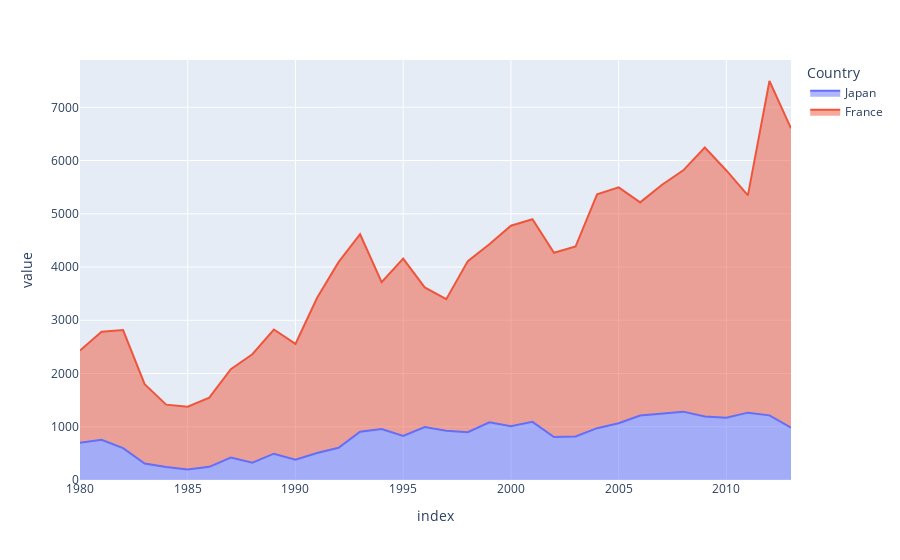

Notebook source saved alongside this figure:
### Code cell
Country.loc[['Japan','France']].T.plot(
    kind='area',backend='plotly'
)

### Figure 1 — Plotly figure (JSON) as saved in the notebook; plotly's stock layout.template omitted (floating-point values rounded to 4 significant figures)
{"data": [{"fillpattern": {"shape": ""}, "hovertemplate": "Country=Japan<br>index=%{x}<br>value=%{y}<extra></extra>", "legendgroup": "Japan", "line": {"color": "#636efa"}, "marker": {"symbol": "circle"}, "mode": "lines", "name": "Japan", "orientation": "v", "showlegend": true, "stackgroup": "1", "type": "scatter", "x": [1980, 1981, 1982, 1983, 1984, 1985, 1986, 1987, 1988, 1989, 1990, 1991, 1992, 1993, 1994, 1995, 1996, 1997, 1998, 1999, 2000, 2001, 2002, 2003, 2004, 2005, 2006, 2007, 2008, 2009, 2010, 2011, 2012, 2013], "xaxis": "x", "y": [701, 756, 598, 309, 246, 198, 248, 422, 324, 494, 379, 506, 605, 907, 956, 826, 994, 924, 897, 1083, 1010, 1092, 806, 817, 973, 1067, 1212, 1250, 1284, 1194, 1168, 1265, 1214, 982], "yaxis": "y"}, {"fillpattern": {"shape": ""}, "hovertemplate": "Country=France<br>index=%{x}<br>value=%{y}<extra></extra>", "legendgroup": "France", "line": {"color": "#EF553B"}, "marker": {"symbol": "circle"}, "mode": "lines", "name": "France", "orientation": "v", "showlegend": true, "stackgroup": "1", "type": "scatter", "x": [1980, 1981, 1982, 1983, 1984, 1985, 1986, 1987, 1988, 1989, 1990, 1991, 1992, 1993, 1994, 1995, 1996, 1997, 1998, 1999, 2000, 2001, 2002, 2003, 2004, 2005, 2006, 2007, 2008, 2009, 2010, 2011, 2012, 2013], "xaxis": "x", "y": [1729, 2027, 2219, 1490, 1169, 1177, 1298, 1658, 2038, 2332, 2177, 2911, 3487, 3709, 2759, 3332, 2623, 2473, 3214, 3343, 3765, 3806, 3463, 3568, 4391, 4429, 4002, 4290, 4532, 5051, 4646, 4080, 6280, 5623], "yaxis": "y"}], "layout": {"legend": {"title": {"text": "Country"}, "tracegroupgap": 0}, "margin": {"t": 60}, "xaxis": {"anchor": "y", "domain": [0, 1], "title": {"text": "index"}}, "yaxis": {"anchor": "x", "domain": [0, 1], "title": {"text": "value"}}}}
